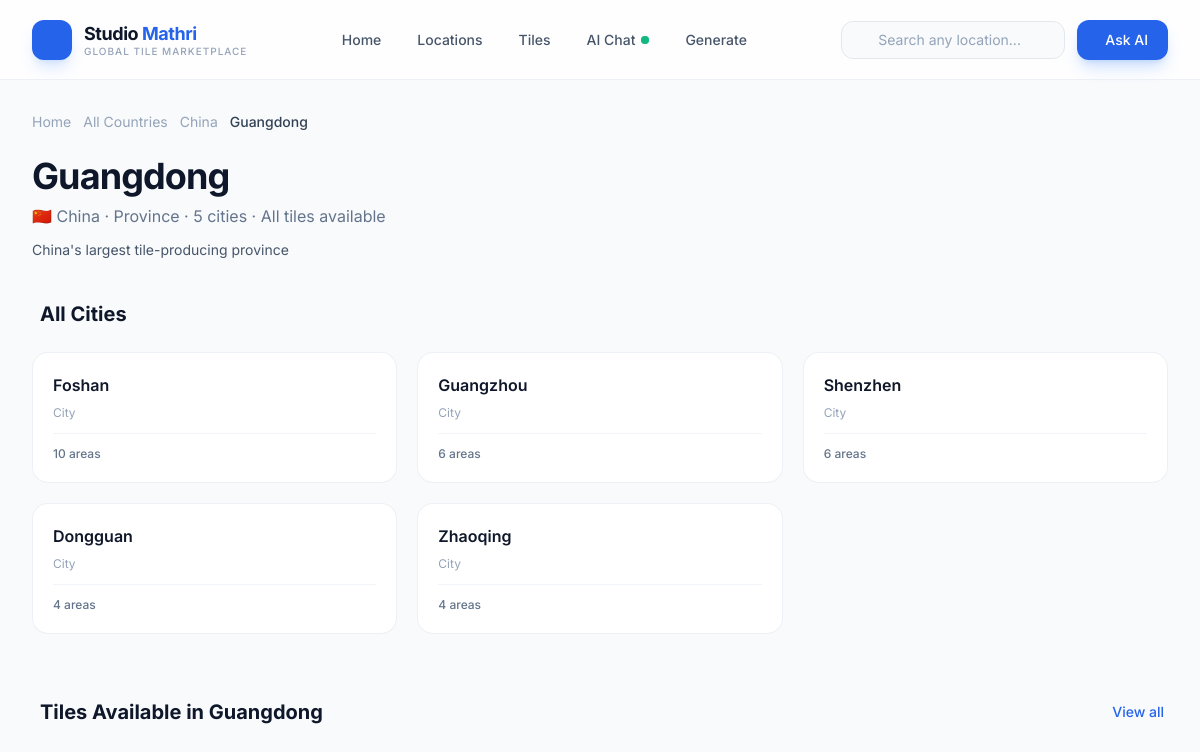
Screenshot of /locations/china/guangdong/ with the database file from the repository.
### tiles/models.py (models this page shows, shortened)
class Country(models.Model):
    name = models.CharField(max_length=100, unique=True)
    slug = models.SlugField(max_length=120, unique=True, blank=True)
    flag_emoji = models.CharField(max_length=10, blank=True)
    continent = models.CharField(max_length=60)
    description = models.TextField(blank=True)
    market_overview = models.TextField(blank=True)
    key_stats = models.JSONField(default=dict, blank=True)
    is_top_producer = models.BooleanField(default=False)
    is_top_consumer = models.BooleanField(default=False)
    ranking = models.PositiveIntegerField(default=0)
    image = models.URLField(blank=True, null=True)
    created_at = models.DateTimeField(auto_now_add=True)
    class Meta:
        ordering = ['ranking']

class State(models.Model):
    country = models.ForeignKey(Country, on_delete=models.CASCADE, related_name='states')
    name = models.CharField(max_length=150)
    slug = models.SlugField(max_length=170, blank=True)
    state_type = models.CharField(max_length=50, default='State',
        help_text="State, Province, Region, Community, etc.")
    description = models.TextField(blank=True)
    is_tile_hub = models.BooleanField(default=False, help_text="Major tile manufacturing hub")
    class Meta:
        ordering = ['name']
        unique_together = ['country', 'name']

class City(models.Model):
    state = models.ForeignKey(State, on_delete=models.CASCADE, related_name='cities')
    name = models.CharField(max_length=200)
    slug = models.SlugField(max_length=220, blank=True)
    city_type = models.CharField(max_length=50, default='City',
        help_text="City, Town, District, Municipality, etc.")
    description = models.TextField(blank=True)
    is_tile_hub = models.BooleanField(default=False)
    latitude = models.FloatField(blank=True, null=True)
    longitude = models.FloatField(blank=True, null=True)
    class Meta:
        ordering = ['name']
        unique_together = ['state', 'name']

### tiles/views.py (the view)
# urls.py: path('locations/<slug:country_slug>/<slug:state_slug>/', views.cities_list, name='cities'),
def cities_list(request, country_slug, state_slug):
    country = get_object_or_404(Country, slug=country_slug)
    state = get_object_or_404(State, slug=state_slug, country=country)
    cities = state.cities.all().annotate(annotated_village_count=Count('villages'))
    tiles = _get_tiles_for_country(country)[:12]
    breadcrumbs = _build_breadcrumbs([
        ('All Countries', '/locations/'),
        (country.name, f'/locations/{country.slug}/'),
        (state.name, None),
    ])
    return render(request, 'tiles/locations/cities.html', {
        'country': country, 'state': state, 'cities': cities,
        'tiles': tiles, 'breadcrumbs': breadcrumbs,
    })

### tiles/views.py (called while the page is built)
def _build_breadcrumbs(items):
    return items

def _get_tiles_for_country(country):
    return TileProduct.objects.filter(
        countries=country, is_active=True
    ).select_related('category').prefetch_related('effects', 'finishes', 'sizes')

### tiles/templates/tiles/locations/cities.html (shortened to what this page needs)
{% extends 'tiles/base.html' %}
{% block content %}
<section class="pt-28 pb-24 bg-slate-50 min-h-screen">
    <div class="max-w-7xl mx-auto px-4 sm:px-6 lg:px-8">
        {% include 'tiles/components/breadcrumb.html' %}
        <div class="mb-10">
            <h1 class="text-3xl lg:text-4xl font-bold tracking-tight text-slate-900">{{ state.name }}</h1>
            <p class="text-base text-slate-500 mt-2">{{ state.country.flag_emoji }} {{ state.country.name }} · {{ state.state_type }} · {{ cities|length }} cities · All tiles available</p>
            {% if state.description %}
            <p class="text-sm text-slate-600 mt-3 max-w-3xl">{{ state.description }}</p>
            {% endif %}
        </div>
        <h2 class="text-xl font-bold text-slate-900 mb-6 flex items-center gap-2">
            All Cities
        </h2>
        <div class="grid sm:grid-cols-2 lg:grid-cols-3 xl:grid-cols-4 gap-5 mb-16">
            {% for city in cities %}
            <a href="{% url 'tiles:villages' country_slug=country.slug state_slug=state.slug city_slug=city.slug %}" class="group bg-white rounded-2xl border border-slate-200/60 hover:border-brand-300 hover:shadow-xl hover:shadow-blue-500/5 p-5 transition-all duration-300">
                <div class="flex items-start justify-between mb-2">
                    <h3 class="text-base font-semibold text-slate-900 group-hover:text-brand-600 transition-colors">{{ city.name }}</h3>
                </div>
                <p class="text-xs text-slate-400 mb-3">{{ city.city_type }}</p>
                <div class="flex items-center justify-between pt-3 border-t border-slate-100">
                    <span class="text-xs font-medium text-slate-500">{{ city.annotated_village_count }} areas</span>
                </div>
            </a>
            {% endfor %}
        </div>
        <div class="flex items-center justify-between mb-6">
            <h2 class="text-xl font-bold text-slate-900 flex items-center gap-2">
                Tiles Available in {{ state.name }}
            </h2>
            <a href="{% url 'tiles:tile_catalog' %}?country={{ country.slug }}" class="text-sm font-medium text-brand-600 hover:text-brand-700 flex items-center gap-1">
                View all <iconify-icon icon="lucide:arrow-right"></iconify-icon>
            </a>
        </div>
    </div>
</section>
{% endblock %}

### tiles/templates/tiles/components/breadcrumb.html (shortened to what this page needs)
<nav class="flex items-center flex-wrap gap-1.5 text-xs sm:text-sm text-slate-400 mb-6" aria-label="Breadcrumb">
    <a href="{% url 'tiles:home' %}" class="hover:text-brand-600 transition-colors">Home</a>
    {% for label, url in breadcrumbs %}
    {% if url %}
    <a href="{{ url }}" class="hover:text-brand-600 transition-colors">{{ label }}</a>
    {% else %}
    <span class="text-slate-700 font-medium">{{ label }}</span>
    {% endif %}
    {% endfor %}
</nav>

### tiles/static/css/style.css (style rules this page uses)
*, *::before, *::after { box-sizing: border-box; margin: 0; padding: 0; }
html { scroll-behavior: smooth; -webkit-text-size-adjust: 100%; text-size-adjust: 100%; }
body { -webkit-font-smoothing: antialiased; -moz-osx-font-smoothing: grayscale; text-rendering: optimizeLegibility; }

### rows the page displays
Country: breadcrumbs "China"
State: breadcrumbs "Guangdong", name "Guangdong", country.flag_emoji "🇨🇳", country.name "China", state_type "Province", description "China's largest tile-producing province"
City: name "Foshan", city_type "City", annotated_village_count "10"
City: name "Guangzhou", city_type "City", annotated_village_count "6"
City: name "Shenzhen", city_type "City", annotated_village_count "6"
City: name "Dongguan", city_type "City", annotated_village_count "4"
City: name "Zhaoqing", city_type "City", annotated_village_count "4"

### other values shown
{{ label }} "All Countries"
{{ cities|length }} "5"
